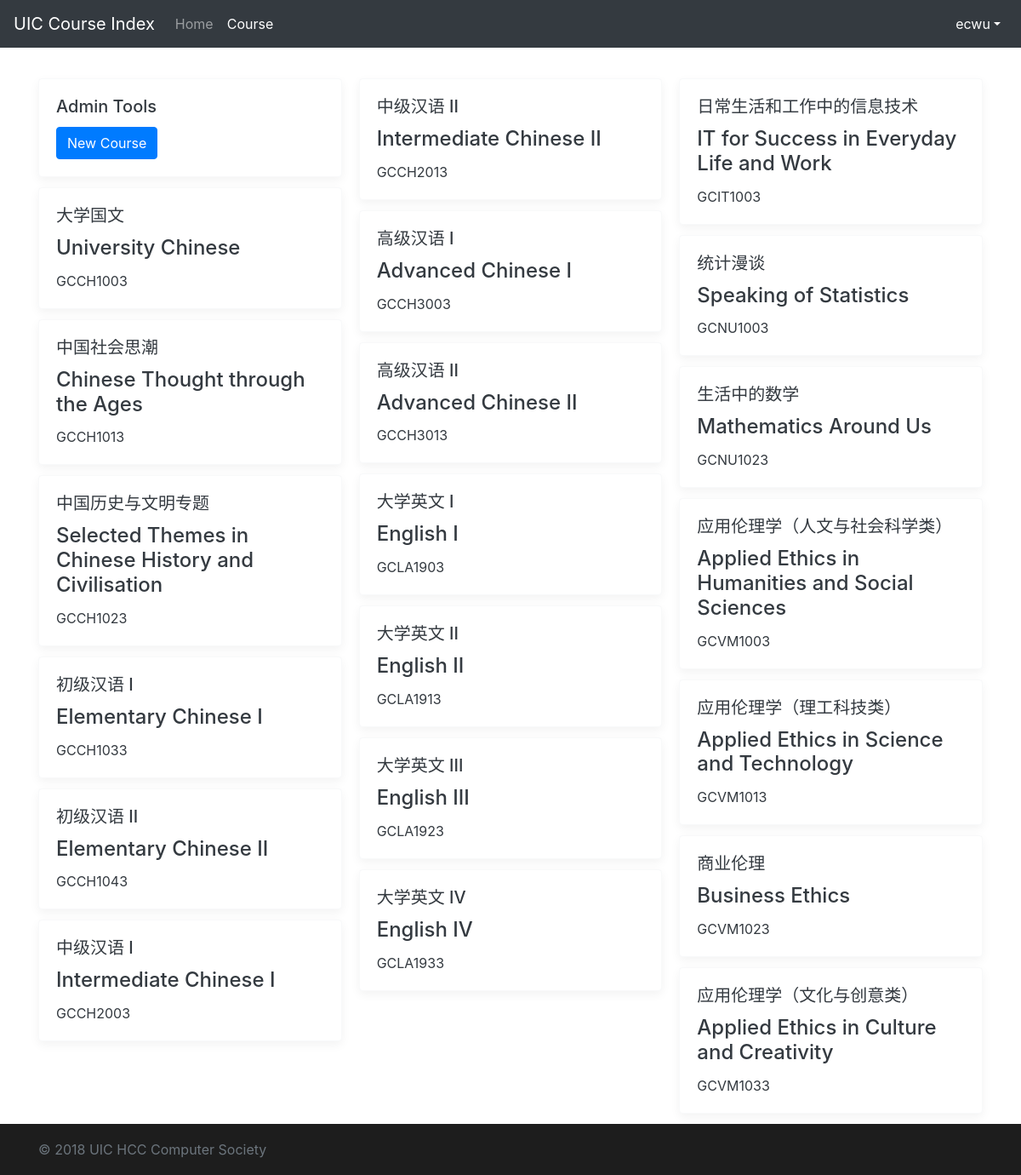
/course/ (signed in), run on an earlier commit of the app's database.
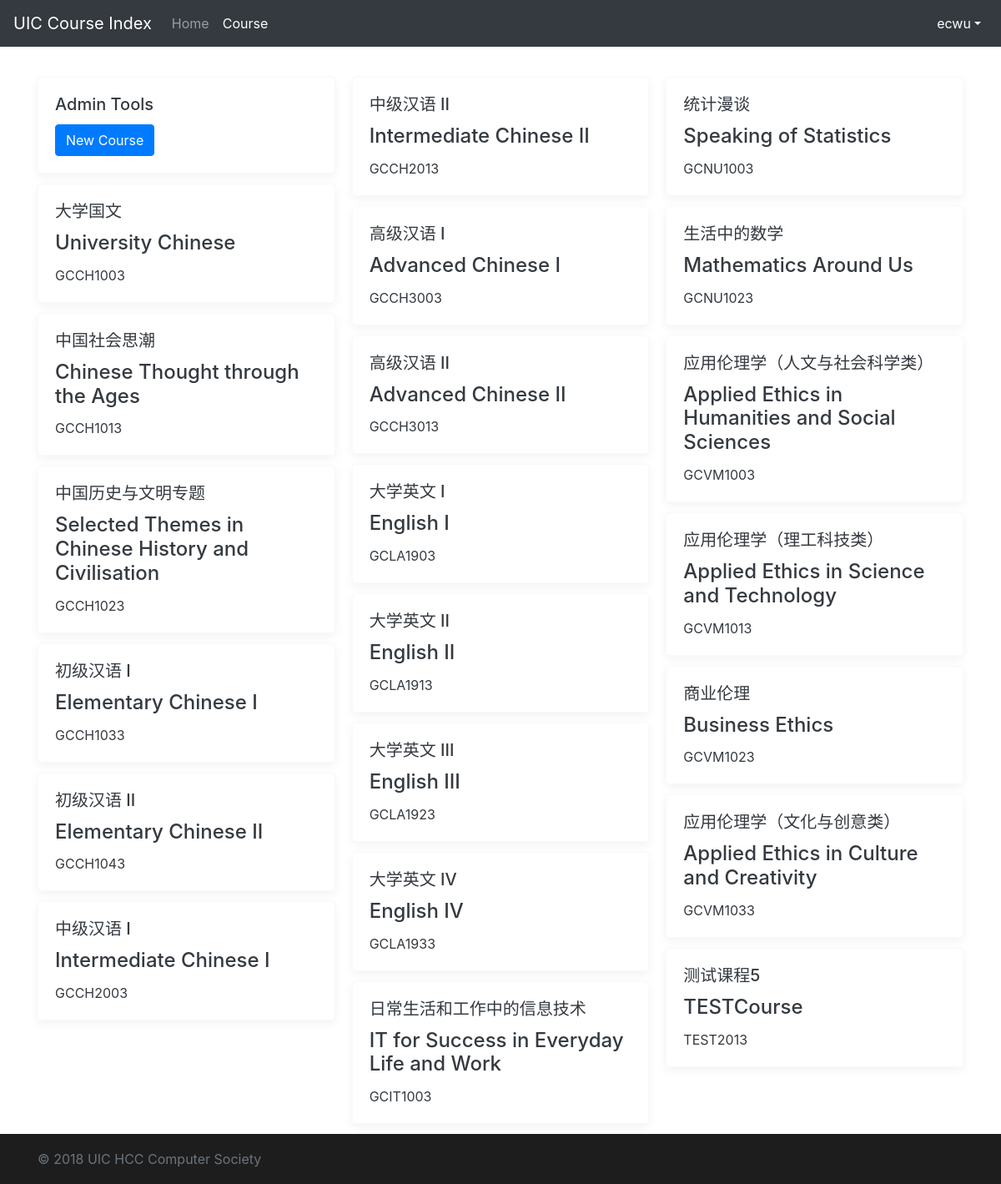
And on a later commit of the database.
### course/models.py (models this page shows, shortened)
class Course(models.Model):
    UIC_DIVISION = (('DST', 'Division of Science and Technology'),
                    ('DBM', 'Division of Business and Management'),
                    ('DHSS', 'Division of Humanities and Social Sciences'),
                    ('DCC', 'Division of Culture and Creativity'),
                    ('ALL', 'All Division'))
    UIC_MAJOR = (
        ('DST', (
            ('FST', 'Food Science and Technology'),
            ('ENVS', 'Environmental Science'),
            ('APSY', 'Applied Psychology'),
            ('STAT', 'Statistics'),
            ('FM', 'Financial Mathematics'),
            ('CST', 'Computer Science and Technology'),
            ('DS', 'Data Science'),
            ('ALLDST', 'All DST Major')
        )),
        ('DBM', (
            ('ACCT', 'Accounting'),
            ('FIN', 'Finance'),
            ('AE', 'Applied Economics'),
            ('EBIS', 'e-Business Management and Information Systems'),
            ('MHR', 'Management of Human Resources'),
            ('MKT', 'Marketing Management'),
            ('EPIN', 'Entrepreneurship and Innovation'),
            ('ALLDBM', 'All DBM Major')
        )),
        ('DCC', (
            ('CCM', 'Culture, Creativity and Management'),
            ('CTV', 'Cinema and Television'),
            ('MAD', 'Media Arts and Design'),
            ('ALLDCC', 'All DCC Major')
        )),
        ('DHSS', (
            ('GIR', 'Government and International Relations'),
            ('SWSA', 'Social Work and Social Administration'),
            ('IJ', 'International Journalism'),
            ('PRA', 'Public Relations and Advertising'),
            ('ATS', 'Applied Translation Studies '),
            ('ELLS', 'English Language and Literature Studies'),
            ('ALLDHSS', 'All DHSS Major')
        )),
        ('ALL', 'ALL Major')
    )
    UIC_COURSE_CATEGORY = (
        ('BBAC', 'BBA (Hons) Core'),
        ('MR', 'Major Required'),
        ('ME', 'Major Elective'),
        ('GEC', 'General Education Core'),
        ('GED', 'General Education Distribution'),
        ('WPEX', 'Whole Person Education Experiential Learning Modules'),
        ('FE', 'Free Elective')
    )
    UIC_COURSE_UNITS = (
        (3, 'Three Units'),
        (1, 'One Unit')
    )
    course_name_en = models.CharField(max_length=128, null=True)
    course_name_cn = models.CharField(max_length=128, null=True)
    course_code = models.CharField(max_length=32, default='EMPY1003')
    course_units = models.IntegerField(default=3, choices=UIC_COURSE_UNITS)
    course_class = models.CharField(max_length=32, default='DEFAULT_CLASS')
    course_major = models.CharField(max_length=32, default='ALL', choices=UIC_MAJOR)
    course_division = models.CharField(max_length=32, default='ALL', choices=UIC_DIVISION)
    course_category = models.CharField(max_length=32, default='FE', choices=UIC_COURSE_CATEGORY)
    course_descriptions = models.TextField(null=True, default='To be added')
    up_vote = models.IntegerField(default=0)
    down_vote = models.IntegerField(default=0)
    update_time = models.DateTimeField(auto_now=True)
    view_times = models.IntegerField(default=0)

### course/views.py (the view)
# urls.py: path('course/', views.course_list, name='course_list'),
def course_list(request):
    if not request.user.is_authenticated:
        messages.add_message(request, messages.ERROR, 'Login required.')
        return redirect('/')
    else:
        course_all = models.Course.objects.all()
        return render(request, 'course/course.html', {'courses': course_all})

### course/templates/course/course.html (shortened to what this page needs)
<!doctype html>
<html lang="en">
<head>
    <link href="https://cdn.bootcss.com/bootstrap/4.0.0/css/bootstrap.min.css" rel="stylesheet">
    {% load static %}
    <link href="{% static "course/css/login_page.css" %}" rel="stylesheet">
</head>
<body>
<header>
    <nav class="navbar navbar-expand-md navbar-dark fixed-top bg-dark">
        <a class="navbar-brand" href="{% url 'home_page' %}">UIC Course Index</a>
        <div class="collapse navbar-collapse" id="navbarCollapse">
            <ul class="navbar-nav mr-auto">
                <li class="nav-item">
                    <a class="nav-link" href="{% url 'home_page' %}">Home</a>
                </li>
                <li class="nav-item active">
                    <a class="nav-link" href="{% url 'course_list' %}">Course <span class="sr-only">(current)</span></a>
                </li>
            </ul>
            <ul class="navbar-nav ml-auto">
                <li class="nav-item dropdown show">
                    <a class="nav-link dropdown-toggle" href="#" id="dropdown01" data-toggle="dropdown"
                       aria-haspopup="true" aria-expanded="true">{{ user.username }}</a>
                </li>
            </ul>
        </div>
    </nav>
</header>
<main role="main" class="container">
    <div class="card-columns" style="margin-top: 2rem">
        {% if user.groups.all.0.name == "course_master" %}
            <div class="card border-light box-shadow text-dark">
                <div class="card-body">
                    <h5 class="card-title">Admin Tools</h5>
                    <a href="{% url 'course_detail_edit' '0' %}" class="btn btn-primary">New Course</a>
                </div>
            </div>
        {% endif %}
        {% for course in courses %}
            <a href="{% url 'course_detail' course.id %}">
            <div class="card border-light box-shadow text-dark">
            <div class="card-body">
                <h5 class="card-title">{{ course.course_name_cn }}</h5>
                <h4 class="card-title">{{ course.course_name_en }}</h4>
                <p class="card-text">{{ course.course_code }}</p>
            </div>
        </div>
        </a>
        {% endfor %}
    </div>
</main>
<footer class="footer">
    <div class="container">
        <span class="text-muted">&copy; 2018 UIC HCC Computer Society</span>
    </div>
</footer>
{% load static %}
</body>
</html>

### course/static/course/css/login_page.css (style rules this page uses)
html { position: relative; min-height: 100%; }
body { margin-bottom: 60px; font-family: -apple-system, BlinkMacSystemFont, "Segoe UI", "Droid Sans", "Helvetica Neue", "PingFang SC", "Hiragino Sans GB", "Droid Sans Fallback", "Microsoft YaHei", sans-serif; }
.footer { position: absolute; bottom: 0; width: 100%; height: 60px; line-height: 60px; background-color: #1d1d1d; }
body > .container { padding: 60px 15px 0; }
.footer > .container { padding-right: 15px; padding-left: 15px; }

### course/templates/course/course.html (style rules this page uses)
.box-shadow { box-shadow: 0 .25rem .75rem rgba(0, 0, 0, .05); }

What changed in the data, as far as the page shows it:
added Course: course_name_cn "测试课程5", course_name_en "TESTCourse", course_code "TEST2013"
